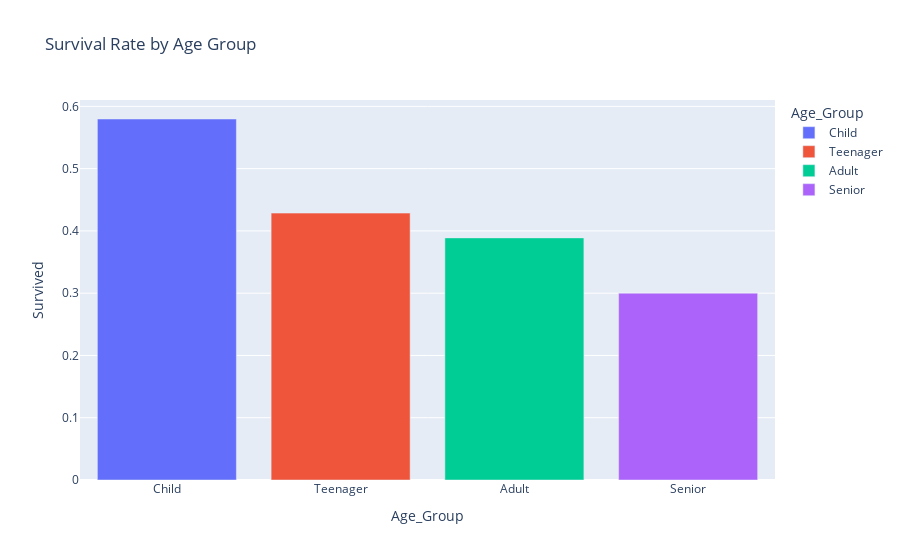

Here is the notebook cell this chart was saved with:
### Code cell
age_rate = c.groupby('Age_Group')['Survived'].mean()
fig = px.bar(age_rate.reset_index(),
             x='Age_Group', y='Survived',color='Age_Group',
             title='Survival Rate by Age Group')
fig.show()

### Figure 1 — Plotly figure (JSON) as saved in the notebook; plotly's stock layout.template omitted (floating-point values rounded to 4 significant figures)
{"data": [{"alignmentgroup": "True", "hovertemplate": "Age_Group=%{x}<br>Survived=%{y}<extra></extra>", "legendgroup": "Child", "marker": {"color": "#636efa", "pattern": {"shape": ""}}, "name": "Child", "offsetgroup": "Child", "orientation": "v", "showlegend": true, "textposition": "auto", "type": "bar", "x": ["Child"], "xaxis": "x", "y": [0.5797], "yaxis": "y"}, {"alignmentgroup": "True", "hovertemplate": "Age_Group=%{x}<br>Survived=%{y}<extra></extra>", "legendgroup": "Teenager", "marker": {"color": "#EF553B", "pattern": {"shape": ""}}, "name": "Teenager", "offsetgroup": "Teenager", "orientation": "v", "showlegend": true, "textposition": "auto", "type": "bar", "x": ["Teenager"], "xaxis": "x", "y": [0.4286], "yaxis": "y"}, {"alignmentgroup": "True", "hovertemplate": "Age_Group=%{x}<br>Survived=%{y}<extra></extra>", "legendgroup": "Adult", "marker": {"color": "#00cc96", "pattern": {"shape": ""}}, "name": "Adult", "offsetgroup": "Adult", "orientation": "v", "showlegend": true, "textposition": "auto", "type": "bar", "x": ["Adult"], "xaxis": "x", "y": [0.3888], "yaxis": "y"}, {"alignmentgroup": "True", "hovertemplate": "Age_Group=%{x}<br>Survived=%{y}<extra></extra>", "legendgroup": "Senior", "marker": {"color": "#ab63fa", "pattern": {"shape": ""}}, "name": "Senior", "offsetgroup": "Senior", "orientation": "v", "showlegend": true, "textposition": "auto", "type": "bar", "x": ["Senior"], "xaxis": "x", "y": [0.3], "yaxis": "y"}], "layout": {"barmode": "relative", "legend": {"title": {"text": "Age_Group"}, "tracegroupgap": 0}, "title": {"text": "Survival Rate by Age Group"}, "xaxis": {"anchor": "y", "categoryarray": ["Child", "Teenager", "Adult", "Senior"], "categoryorder": "array", "domain": [0, 1], "title": {"text": "Age_Group"}}, "yaxis": {"anchor": "x", "domain": [0, 1], "title": {"text": "Survived"}}}}
